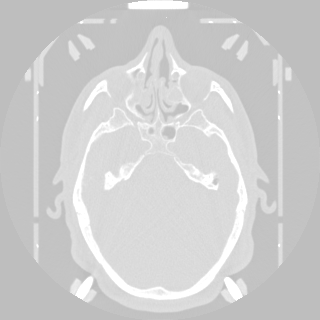
%> input picture Proyecto_1/ct1.tif, 320 x 320 px
$ octave tomografias_Original.m   (GNU Octave 9; MATLAB toolbox functions it lacks are replaced by stand-ins)
%> lines starting %> are read from the running program, lines starting %| are printed output that depends on the picture
clc
close all
clear all

im1=imread('ct1.tif');
%> im1 is the input picture: size 320x320 uint8; min 190, max 255, mean 206.8
im2=imread('ct2.tif');
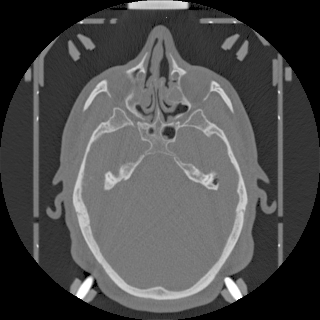
%> input picture Proyecto_1/ct2.tif, 320 x 320 px
%> im2 is the input picture: size 320x320 uint8; min 0, max 255, mean 76.3

subplot(2,2,1), imagesc(im1), colormap(gray(256)), title('Imagen Original A');
subplot(2,2,2), imagesc(im2), colormap(gray(256)), title('Imagen Original B');
subplot(2,2,3), hist(im1(:),[0:255]), title('Histograma A');
subplot(2,2,4), hist(im2(:),[0:255]), title('Histograma B');
%> after `title('Histograma B')`:
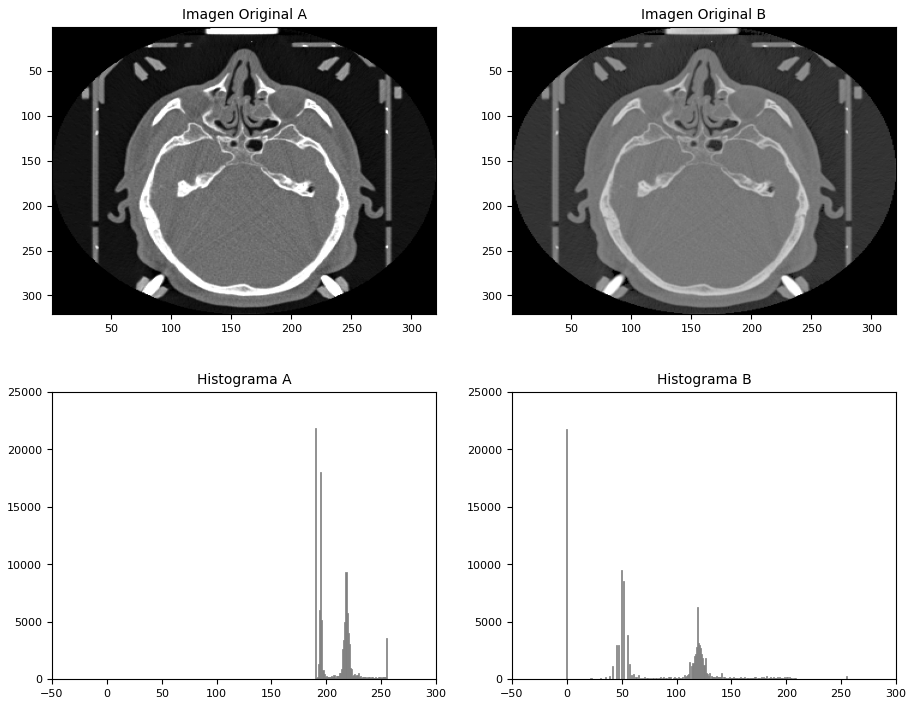
%> figure redrawn from the program's plot data, 4 panels
